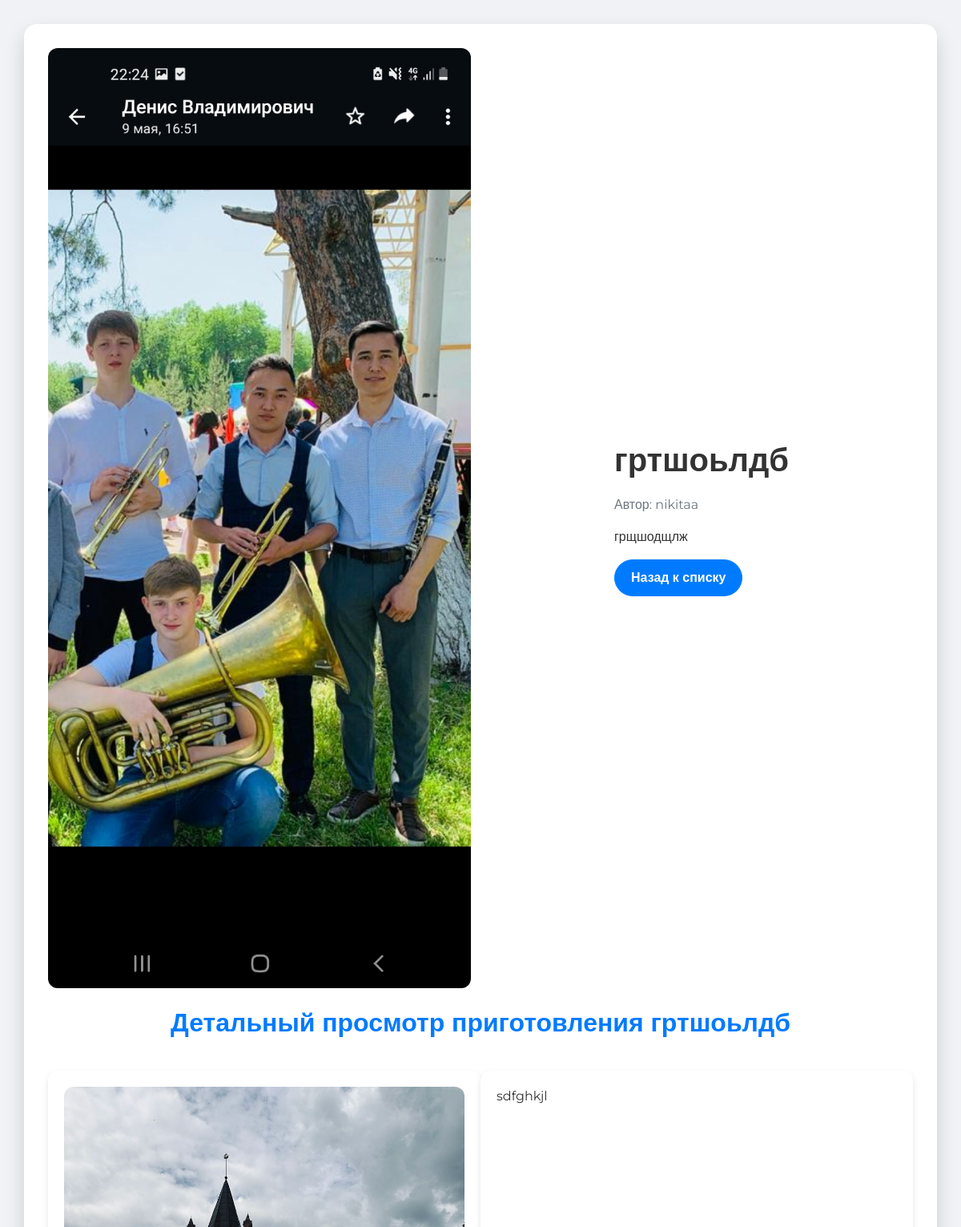
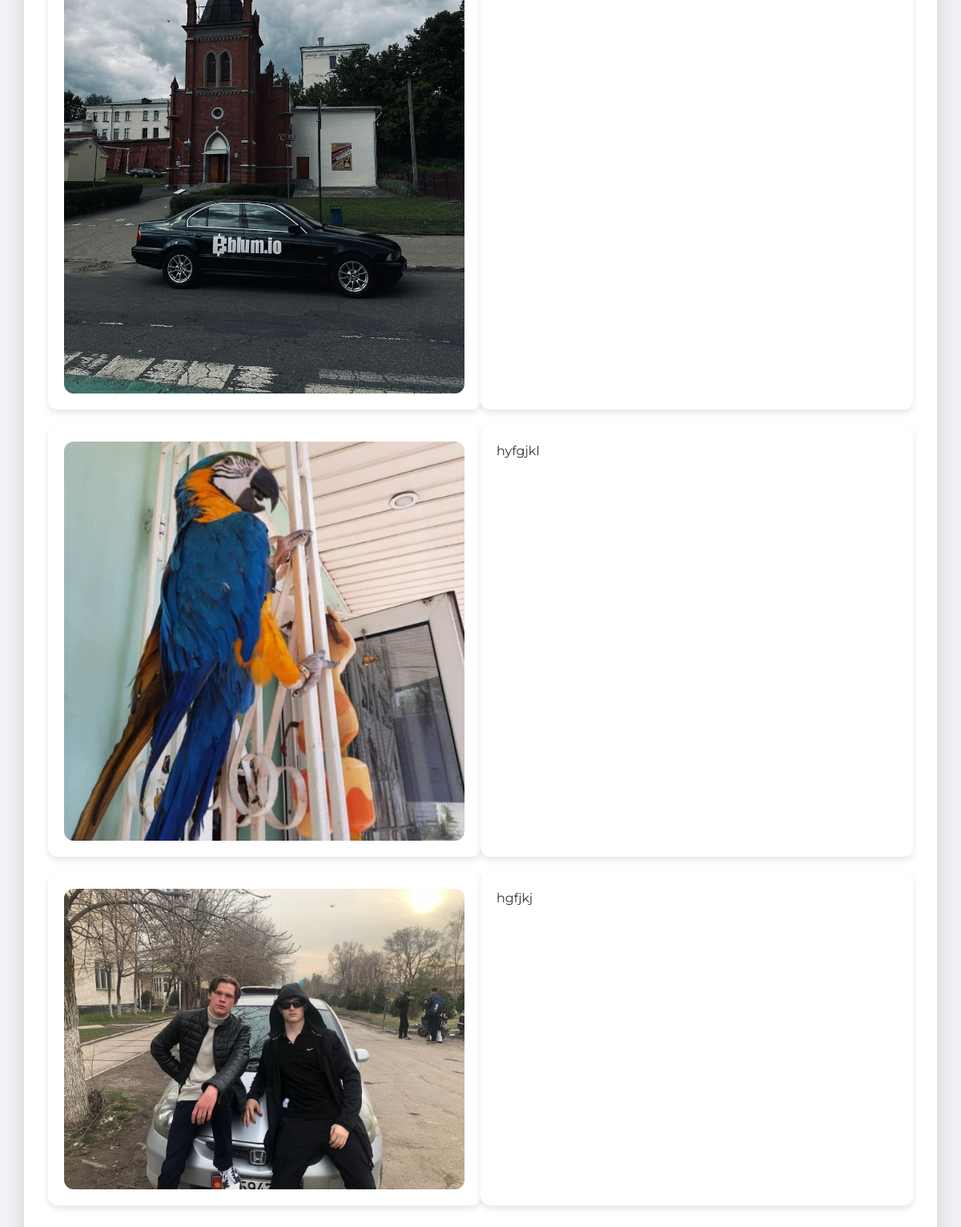
Page /Detail/dgfghjkl/ on the committed database (2 pictures, top to bottom).
### recipes/models.py (models this page shows, shortened)
class Add_a_recipe_Model(models.Model):
    title = models.CharField('Название', max_length=255)
    img = models.ImageField('Изображение')
    slug = models.SlugField(unique=True, max_length=255)
    content = models.TextField('Описание')
    created_on = models.DateTimeField('Дата', auto_now_add=True)
    author = models.ForeignKey(User, on_delete=models.CASCADE)
    categories = models.ForeignKey(Categories, on_delete=models.CASCADE)
    is_published = models.BooleanField(default=False)

class Detail_Model(models.Model):
    photo = models.ImageField('Изображение', upload_to='images/')
    text = models.TextField('Описание')
    title = models.ForeignKey('Add_a_recipe_Model', on_delete=models.CASCADE)
    author = models.ForeignKey(User, on_delete=models.CASCADE)
    slug = models.SlugField(unique=True, blank=True)

### recipes/views.py (the view)
# urls.py: path('Detail/<slug:slug>/', MyDetailView.as_view(), name='detail1'),
class MyDetailView(DetailView):
    model = Add_a_recipe_Model
    template_name = 'detail.html'
    context_object_name = 'detail'
    slug_field = 'slug'
    def get_context_data(self, **kwargs):
        context = super().get_context_data(**kwargs)
        recipe = get_object_or_404(Add_a_recipe_Model, slug=self.kwargs.get('slug'))
        context['related_details'] = Detail_Model.objects.filter(title=recipe.id)
        return context

### templates/detail.html (shortened to what this page needs)
{% load static %}
<!DOCTYPE html>
<html lang="ru">
<head>
    <link rel="stylesheet" href="{% static 'css/home_footer.css' %}">
    <link rel="stylesheet" href="{% static 'css/home_i.css' %}">
    <link rel="stylesheet" href="https://cdn.jsdelivr.net/npm/bootstrap@5.0.0-alpha1/dist/css/bootstrap.min.css">
    <link rel="stylesheet" href="https://cdnjs.cloudflare.com/ajax/libs/font-awesome/4.0.3/css/font-awesome.css">
    <link rel="stylesheet" href="https://cdn.jsdelivr.net/npm/sweetalert2@11/dist/sweetalert2.min.css">
</head>
<body>
<div class="container">
    <div class="row">
        <div class="col-md-6 d-flex align-items-center justify-content-center">
            <img src="{{ detail.img.url }}" class="img-fluid" alt="{{ detail.title }}">
        </div>
        <div class="col-md-6 d-flex align-items-center justify-content-center">
            <div>
                <h1>{{ detail.title }}</h1>
                <p class="text-muted">Автор: {{ detail.author.username }}</p>
                <p>{{ detail.content }}</p>
                <a href="{% url 'home' %}" class="btn btn-primary">Назад к списку</a>
            </div>
        </div>
    </div>
    <div class="mt-4">
        <h2 class="text-center">Детальный просмотр приготовления {{ detail.title }}</h2>
        <table>
            {% for related in related_details %}
            <tr>
                <td class="col-md-6">
                    <img src="{{ related.photo.url }}" class="img-fluid" alt="{{ related.text }}">
                </td>
                <td class="col-md-6">
                    <p>{{ related.text }}</p>
                </td>
            </tr>
            {% endfor %}
        </table>
    </div>
</div>
</body>
</html>

### static/css/home_footer.css (style rules this page uses)
body { background-color: #eee; }

### static/css/home_i.css (style rules this page uses)
body { font-family: Arial, sans-serif; background-color: #f8f9fa; }
.container { margin-top: 20px; }
.img-fluid { max-width: 100%; height: auto; }
h1 { font-size: 2.5rem; }
.text-muted { color: #6c757d !important; }
.btn-primary { background-color: #007bff; border: none; }
.mt-4 { margin-top: 1.5rem !important; }
h2 { margin-top: 20px; }

### templates/detail.html (style rules this page uses)
body { background-color: #f0f2f5; color: #333; font-family: 'Montserrat', sans-serif; margin: 0; padding: 0; }
.container { background: #ffffff; padding: 30px; border-radius: 16px; box-shadow: 0 12px 24px rgba(0, 0, 0, 0.15); margin-top: 30px; transition: box-shadow 0.3s, transform 0.3s; }
.btn-primary { background-color: #007bff; border-color: #007bff; border-radius: 24px; padding: 10px 20px; font-weight: 600; transition: background-color 0.3s, border-color 0.3s, transform 0.3s; }
h1, h2 { color: #333; font-weight: 600; margin-bottom: 20px; }
h2 { color: #007bff; }
table { width: 100%; margin-top: 20px; border-collapse: separate; border-spacing: 0 20px; }
td { vertical-align: top; padding: 20px; background: #ffffff; border-radius: 12px; box-shadow: 0 4px 8px rgba(0, 0, 0, 0.1); transition: transform 0.3s; }
img { max-width: 100%; height: auto; border-radius: 12px; transition: transform 0.3s, box-shadow 0.3s; }
.text-muted { color: #6c757d; }

### rows in the picture
Add_a_recipe_Model: img (picture), title "гртшоьлдб", author.username "nikitaa", content "грщшодщлж"
Detail_Model: photo (picture), text "sdfghkjl"
Detail_Model: photo (picture), text "hyfgjkl"
Detail_Model: photo (picture), text "hgfjkj"
